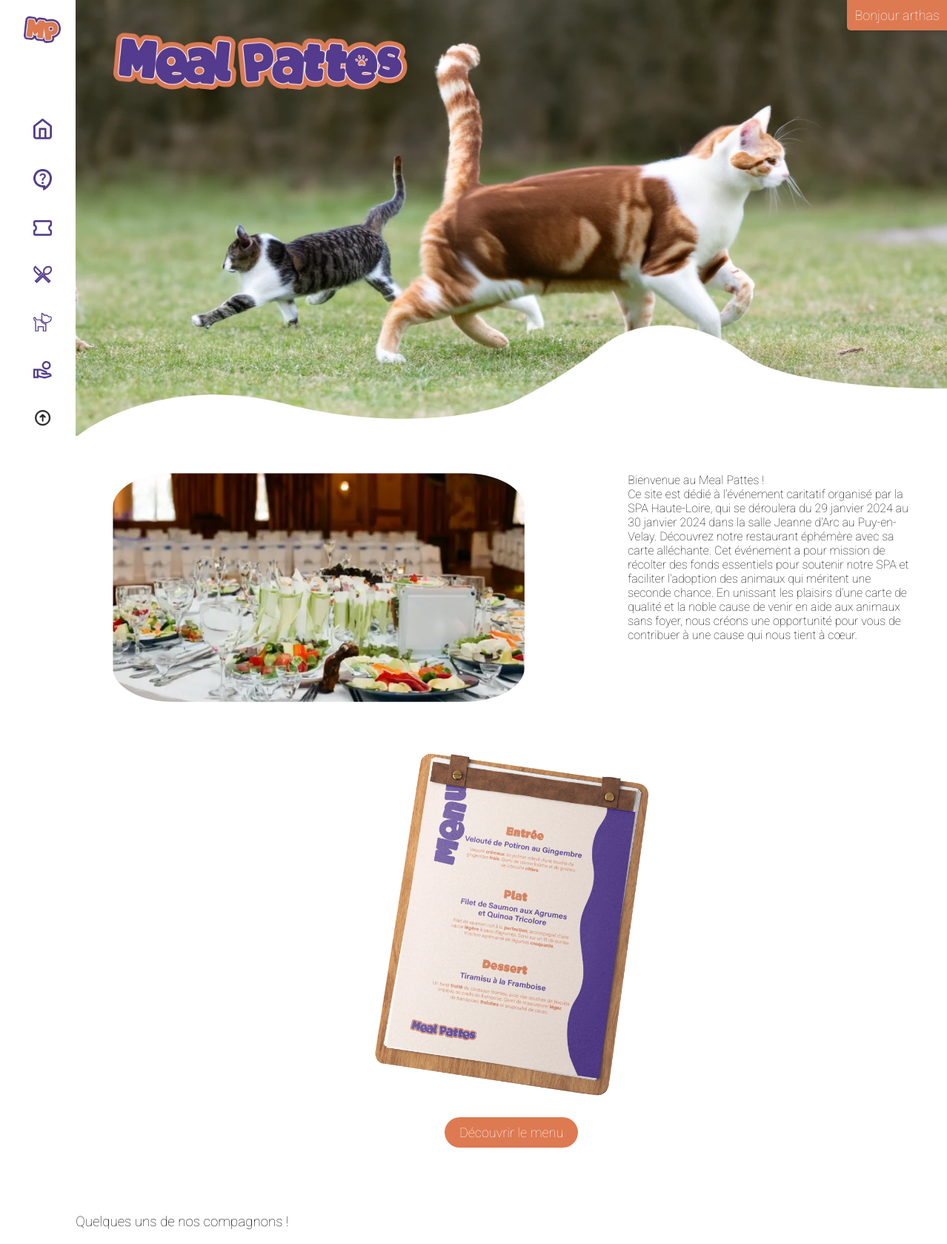
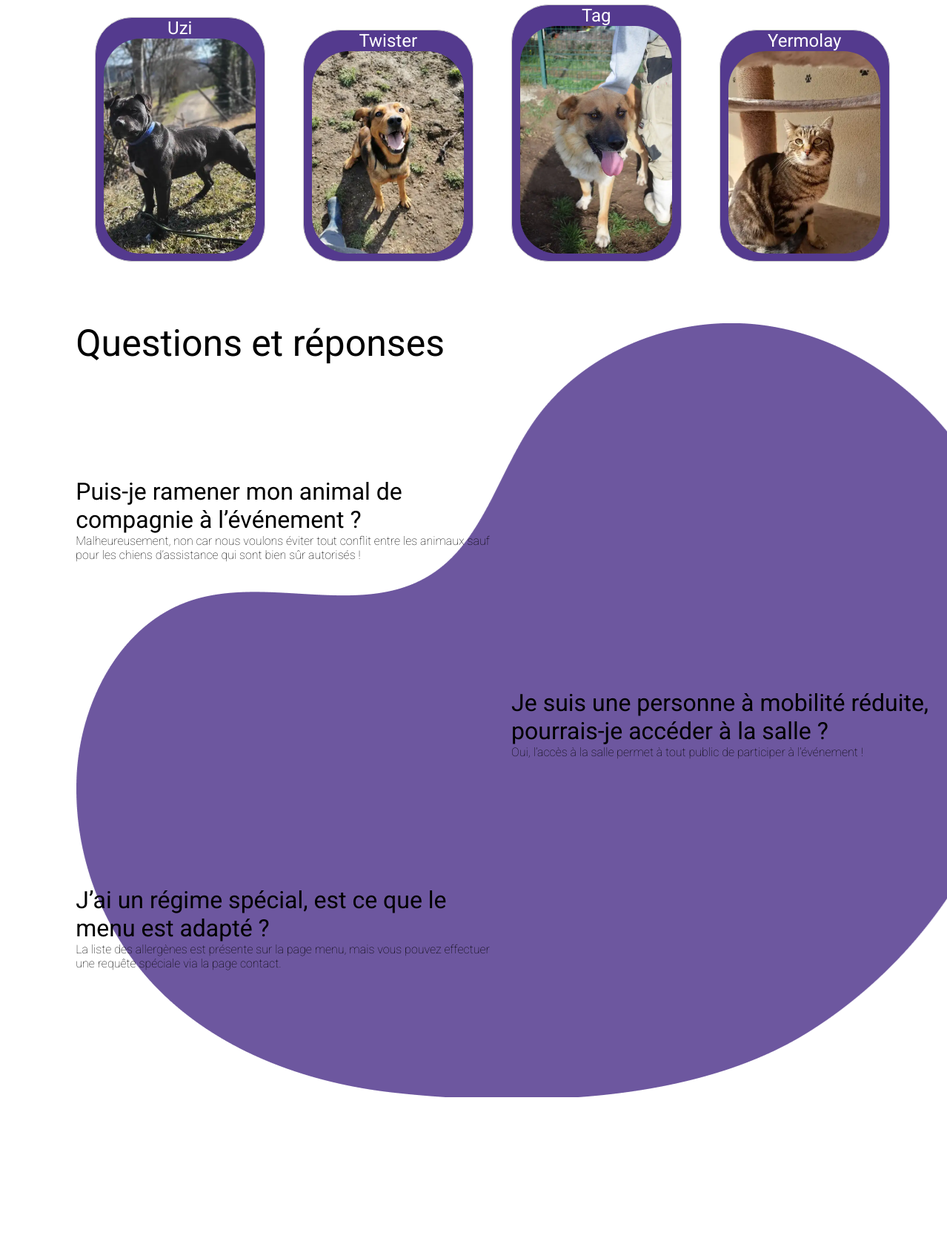
Screenshot of /index.php (signed in, upper part) with the database file from the repository (2 pictures, top to bottom).
### tables this page shows
CREATE TABLE `pet` (
  `id_pet` int(11) NOT NULL,
  `pet_name` varchar(255) DEFAULT NULL,
  `pet_date_of_birth` date DEFAULT NULL,
  `pet_sex` tinyint(1) DEFAULT NULL,
  `is_trial` tinyint(1) DEFAULT NULL,
  `is_adopted` tinyint(1) DEFAULT NULL,
  `adoption_date` date DEFAULT NULL,
  `bio` text DEFAULT NULL,
  `id_cat` int(11) DEFAULT NULL
);

CREATE TABLE `picture` (
  `id_pic` int(11) NOT NULL,
  `path` varchar(255) DEFAULT NULL,
  `id_pet` int(11) DEFAULT NULL
);

### index.php (the view, shortened to what this page needs)
<?php
include("config/config.php");
$bdd = new PDO('mysql:host=' . $host . ';port=' . $port . ';dbname=' . $dbname, $username, $password);
$requete = 'SELECT *
FROM pet
INNER JOIN picture
ON pet.id_pet = picture.id_pet
ORDER BY pet.id_pet DESC';
$resultats = $bdd->query($requete);
if ($resultats && $resultats->rowCount() > 0) {
  $tabpet = $resultats->fetchAll(PDO::FETCH_ASSOC);
}
if (isset($_SESSION['customer_username'])) {
  $customer_username = $_SESSION['customer_username'];
  echo '<div id="welcome-message">Bonjour ' . $customer_username . '</div>';
} else {
  echo "Utilisateur non connecté";
}
?>
<!DOCTYPE html>
<html lang="fr">
<head>
  <?php include("element/head.php") ?>
</head>
<body class="body_accueil">
  <?php include("element/navbar.php") ?>
  <main class="main-content">
    <div class="images-chats">
      <img src="img/accueil/accueil.webp" alt="">
    </div>
    <div class="repas">
      <div class="repas-content">
        <img src="img/accueil/repas.webp" alt="">
      </div>
      <div>
        <h4>Bienvenue au Meal Pattes !</h4>
        <p>
          Ce site est dédié à l'événement caritatif organisé par la SPA Haute-Loire, qui se déroulera du 29 janvier 2024 au 30 janvier 2024 dans la salle Jeanne d'Arc au Puy-en-Velay. Découvrez notre restaurant éphémère avec sa carte alléchante. Cet événement a pour mission de récolter des fonds essentiels pour soutenir notre SPA et faciliter l'adoption des animaux qui méritent une seconde chance. En unissant les plaisirs d'une carte de qualité et la noble cause de venir en aide aux animaux sans foyer, nous créons une opportunité pour vous de contribuer à une cause qui nous tient à cœur.
        </p>
      </div>
    </div>
    <div class="menu-accueil">
      <img src="img/accueil/mockup_menu_accueil.webp" alt="" height="500vh">
      <a href="menu.php"><button type="button">Découvrir le menu</button></a>
    </div>
    <div class="accueil-animaux" >
      <h3>Quelques uns de nos compagnons !</h3>
      <?php
    $randomPets = array_rand($tabpet, 4);
    foreach ($randomPets as $index) {
      $pet = $tabpet[$index];
      echo '<div class="pet_card">';
      echo '<h2>' . $pet['pet_name'] . '</h2>';
      echo '<a href="animal.php?id=' . $pet['id_pet'] . '"><img src="' . $pet['path'] . '"></a>';
      echo '</div>';
    }
    ?>
    <div class="FAQ">
      <h1>Questions et réponses</h1><br><br>
      <br><br><br><br><br><br>
      <div class="divQ1">
        <div class="Q1">
          <h2>Puis-je ramener mon animal de compagnie à l’événement ?</h2>
          <p>Malheureusement, non car nous voulons éviter tout conflit entre les animaux sauf pour les chiens d’assistance qui sont bien sûr autorisés !</p>
        </div>
        <div class="vide">
        </div>
      </div>
      <br><br><br><br><br><br><br><br><br>
      <div class="divQ2">
        <div class="vide">
        </div>
        <div class="Q2">
          <h2>Je suis une personne à mobilité réduite, pourrais-je accéder à la salle ?</h2>
          <p>Oui, l’accès à la salle permet à tout public de participer à l’événement !</p>
        </div>
      </div>
      <br><br><br><br><br><br><br><br><br>
      <div class="divQ3">
        <div class="Q3">
          <h2>J’ai un régime spécial, est ce que le menu est adapté ?</h2>
          <p>La liste des allergènes est présente sur la page menu, mais vous pouvez effectuer une requête spéciale via la page contact.</p>
        </div>
        <div class="vide">
        </div>
      </div>
      <br><br><br><br><br><br><br><br><br>
    </div>
  </main>
</body>
</html>

### css/style.css (style rules this page uses)
.body_accueil { position: relative; }
.body_accueil main { margin-left: 5vw; }
.pet_card { display: inline-block; width: calc(20% - 20px); margin: 2vw; padding: 10px; border: 1px solid #ccc; border-radius: 5px; border-top: 100%; text-align: center; }
.pet_card h2 { margin-top: 0; }
.pet_card img { width: 100%; height: auto; margin-bottom: 10px; }
.accueil-animaux .pet_card { border-radius: 50px; background-color: #543a8e; padding: 0 0.5vw; }
.accueil-animaux h2 { font-weight: 400; color: white; }
.accueil-animaux img { width: 16vw; border-radius: 50px; }
.menu-accueil { display: flex; flex-direction: column; align-items: center; margin-bottom: 10vh; }
.menu-accueil button { font-family: "Roboto", sans-serif; margin-top: 5%; margin-bottom: 5%; padding: 10px 20px; font-size: 18px; border: none; border-radius: 25px; background-color: #dd7a52; color: #fff; cursor: pointer; transition: transform 0.3s, opacity 0.3s; }
.FAQ { background-image: url(../img/accueil/formes.png); background-repeat: no-repeat; margin-top: 7vh; }
.FAQ h1 { font-family: "Roboto", sans-serif; font-size: 50px; font-weight: 400; }
.FAQ h2 { font-family: "Roboto", sans-serif; font-size: 32px; font-weight: 400; color: black; }
.Q1 { flex: 1 1; }
.Q2 { flex: 1 1; }
.Q3 { flex: 1 1; }
.vide { flex: 1 1; }
.divQ1 { display: flex; color: black; }
.divQ2 { display: flex; color: black; }
.divQ3 { display: flex; color: black; }
.main-content { padding-left: 3vw; }
.images-chats img { width: 100%; }
.repas { display: flex; justify-content: space-between; padding: 50px; }
.repas-content { flex-shrink: 0; }
.repas img { border-radius: 15%; width: 80%; }
* { font-family: "Roboto", sans-serif; font-weight: 100; transition: all 1s; }
* { font-family: "Roboto", sans-serif; font-weight: 100; margin: 0; }
#welcome-message { position: fixed; top: 0; right: 0; background-color: #dd7a52; color: #fff; padding: 10px; font-size: 18px; border-bottom-left-radius: 5px; box-shadow: 0 2px 5px rgba(0, 0, 0, 0.1); z-index: 1000; }

### rows the page displays
pet: pet_sex.path (picture)
picture: id_pet.pet_name "Twister", path (picture)
picture: id_pic.pet_name "Tag"
picture: id_pet.pet_name "Yermolay", path (picture)

### other values shown
$customer_username "arthas"
$pet['pet_name'] "Uzi"
